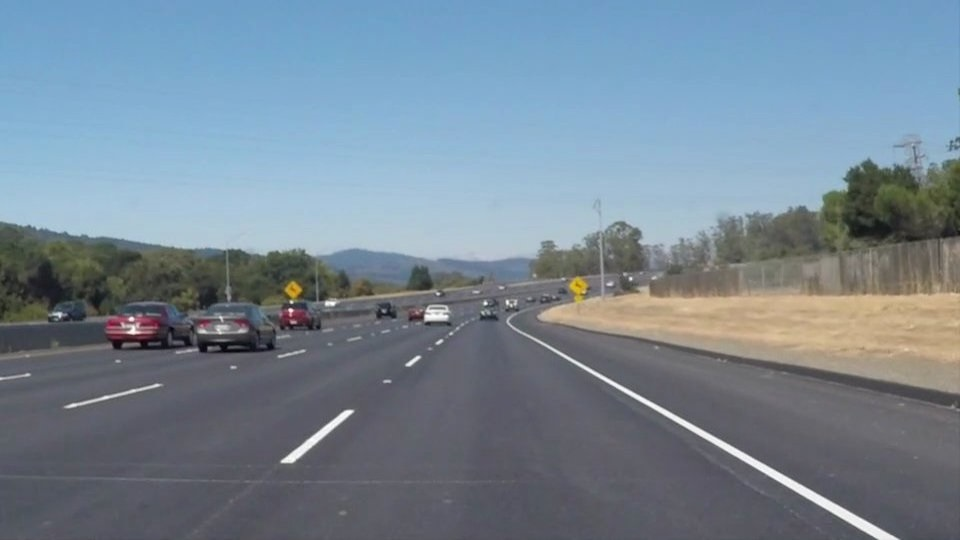
#> input picture 1.Finding Lane Lines Videos/color and region selection/solidWhiteCurve.jpg, 960 x 540 px
$ python 'Region masking.py'
#> lines starting #> are read from the running program, lines starting #| are printed output that depends on the picture
import matplotlib.pyplot as plt
import matplotlib.image as mpimg
import numpy as np

# Read in the image and print some stats
image = mpimg.imread('solidWhiteCurve.jpg')
#> image is the input picture: shape (540, 960, 3); mean R, G, B 118.5, 134.5, 148.1
print('This image is: ', type(image),
         'with dimensions:', image.shape)
#| This image is:  <class 'numpy.ndarray'> with dimensions: (540, 960, 3)

# Pull out the x and y sizes and make a copy of the image
ysize = image.shape[0]
#> ysize = 540
xsize = image.shape[1]
#> xsize = 960
region_select = np.copy(image)
print(image.shape)
#| (540, 960, 3)
# Define a triangle region of interest
# Keep in mind the origin (x=0, y=0) is in the upper left in image processing
# Note: if you run this code, you'll find these are not sensible values!!
# But you'll get a chance to play with them soon in a quiz
left_bottom = [0,550]
right_bottom = [950, 550]
apex = [500, 300]
print(left_bottom[1])
# Fit lines (y=Ax+B) to identify the  3 sided region of interest
# np.polyfit() returns the coefficients [A, B] of the fit
fit_left = np.polyfit((left_bottom[0], apex[0]), (left_bottom[1], apex[1]), 1)
fit_right = np.polyfit((right_bottom[0], apex[0]), (right_bottom[1], apex[1]), 1)
fit_bottom = np.polyfit((left_bottom[0], right_bottom[0]), (left_bottom[1], right_bottom[1]), 1)

# Find the region inside the lines
XX, YY = np.meshgrid(np.arange(0, xsize), np.arange(0, ysize))
region_thresholds = (YY > (XX*fit_left[0] + fit_left[1])) & \
                    (YY > (XX*fit_right[0] + fit_right[1])) & \
                    (YY < (XX*fit_bottom[0] + fit_bottom[1]))

# Color pixels red which are inside the region of interest
region_select[region_thresholds] = [255, 0, 0]
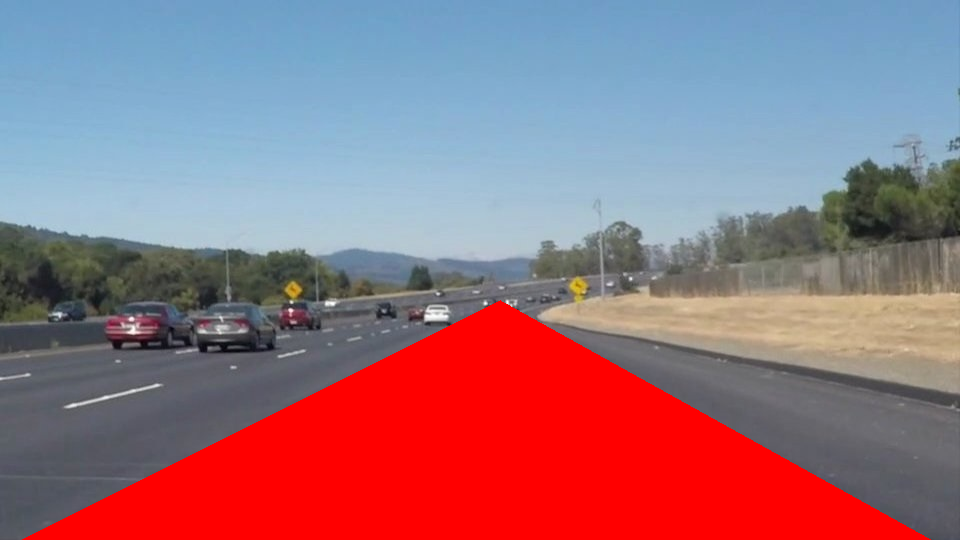
#> region_select: shape (540, 960, 3); mean R, G, B 152, 114.1, 125.8

# Display the image
plt.imshow(region_select)
plt.show()
mpimg.imsave("test.jpg", region_select)
